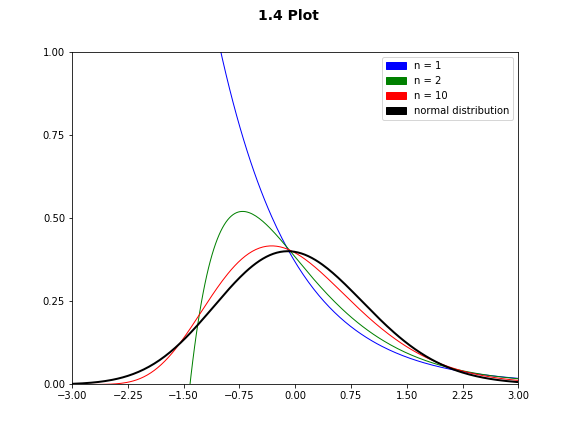

Here is the Python script that generated this plot:
import numpy as np
import matplotlib.pyplot as plt
import scipy.misc
import matplotlib.patches as mpatches
#create plot
plt.figure(figsize=(8, 6), dpi=80)
plt.subplot(1, 1, 1)
#calculate for each n
n1 = 1
n2 = 2
n10 = 10
nn = 100
xvals = np.linspace(-3, 3, 256, endpoint=True)
yvals1 = n1**(n1-1/2)/scipy.misc.factorial(n1-1)*(1+xvals/n1**0.5)**(n1-1)*np.exp(-n1*(1+xvals/n1**0.5))
yvals2 = n2**(n2-1/2)/scipy.misc.factorial(n2-1)*(1+xvals/n2**0.5)**(n2-1)*np.exp(-n2*(1+xvals/n2**0.5))
yvals10 = n10**(n10-1/2)/scipy.misc.factorial(n10-1)*(1+xvals/n10**0.5)**(n10-1)*np.exp(-n10*(1+xvals/n10**0.5))
yvalsn = nn**(nn-1/2)/scipy.misc.factorial(nn-1)*(1+xvals/nn**0.5)**(nn-1)*np.exp(-nn*(1+xvals/nn**0.5))
#plot it
plt.plot(xvals, yvals1,color="blue", linewidth=1.0, linestyle="-")
plt.plot(xvals, yvals2,color="green", linewidth=1.0, linestyle="-")
plt.plot(xvals, yvals10,color="red", linewidth=1.0, linestyle="-")
plt.plot(xvals, yvalsn,color="black", linewidth=2.0, linestyle="-")
#add legend
red_patch = mpatches.Patch(color='red', label='n = 10')
blue_patch = mpatches.Patch(color='blue', label='n = 1')
green_patch = mpatches.Patch(color='green', label='n = 2')
black_patch = mpatches.Patch(color='black', label='normal distribution')
plt.legend(handles=[blue_patch,green_patch,red_patch,black_patch])
#add title
plt.suptitle('1.4 Plot', fontsize=14, fontweight='bold')
#x,y limit
plt.xlim(-3.0, 3.0)
plt.xticks(np.linspace(-3, 3, 9, endpoint=True))
plt.ylim(0, 1.0)
plt.yticks(np.linspace(0, 1, 5, endpoint=True))
#save it
plt.savefig("1.4.png", dpi=72)
plt.show()